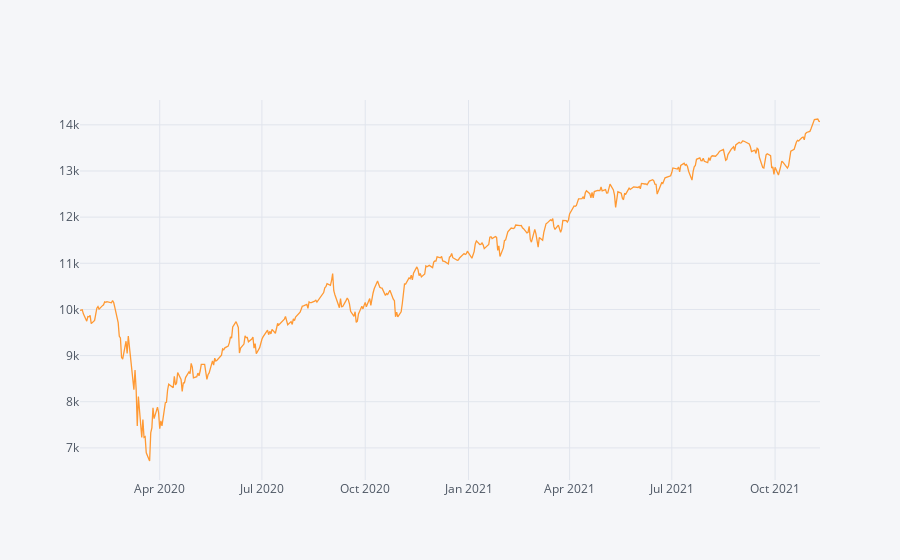

The notebook cell this image was saved under:
### Code cell
#Todo:
# Calculate the Absolute Return of a buy-and-hold strategy in the same period
absolute_return_bh = (r_df.Close.iloc[-1]-r_df.Open.iloc[0])/r_df.Open.iloc[0]
# Calculate the CAGR or our trend-following trading strategy
CAGR_bh = ((r_df.Close.iloc[-1])**(252/len(df)))-1
# Calculate the IR (Sharpe without RF-rate) of our trend-following trading strategy
information_ratio_bh = (r_df.Close.pct_change().mean()/r_df.Close.pct_change().std())*((252) **0.5)

#Plot the equity curve (hint: use 'close' returns and your initial capital value to generate an equity curve)
((r_df.Close.pct_change().dropna()+1).cumprod()*10000).iplot()

### Figure 1 — Plotly figure (JSON) as saved in the notebook; plotly's stock layout.template omitted (floating-point values rounded to 4 significant figures; data arrays with more than 128 entries replaced by an {"elided": "..."} marker saying what was removed)
{"data": [{"name": "Close", "text": "", "mode": "lines", "y": {"elided": "458 float values"}, "x": {"elided": "458 str values"}, "line": {"color": "rgba(255, 153, 51, 1.0)", "dash": "solid", "shape": "linear", "width": 1.3}, "type": "scatter"}], "layout": {"title": {"font": {"color": "#4D5663"}}, "paper_bgcolor": "#F5F6F9", "plot_bgcolor": "#F5F6F9", "yaxis": {"tickfont": {"color": "#4D5663"}, "zerolinecolor": "#E1E5ED", "title": {"text": "", "font": {"color": "#4D5663"}}, "gridcolor": "#E1E5ED", "showgrid": true}, "xaxis": {"tickfont": {"color": "#4D5663"}, "zerolinecolor": "#E1E5ED", "title": {"text": "", "font": {"color": "#4D5663"}}, "gridcolor": "#E1E5ED", "showgrid": true}, "legend": {"bgcolor": "#F5F6F9", "font": {"color": "#4D5663"}}}}
